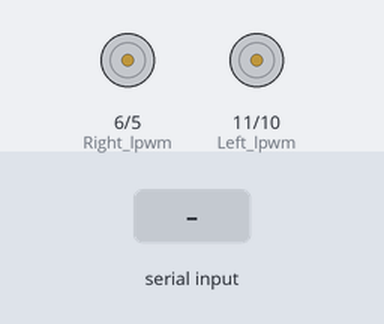
This sketch was run on a simulated Arduino Uno, built with avr-gcc and run on an emulated ATmega328P. Shown: motor-driver pin pairs drawn as motors (green arrow = first pin HIGH = forward, orange = second pin HIGH = backward, longer = more drive). Inputs (shaded band) come from the test bench.

Above: at 1.2 s.
1.3 s: "F" received over Serial
At 1.7 s:
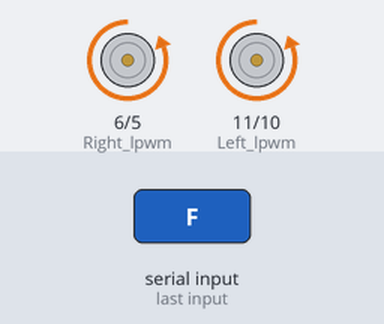
2.8 s: "R" received over Serial
At 4.0 s:
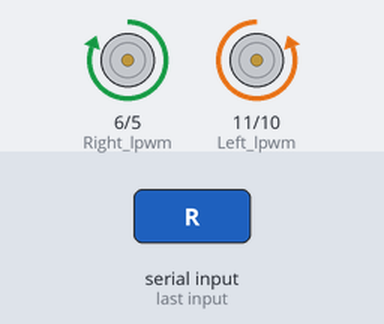
4.3 s: "L" received over Serial
At 5.2 s:
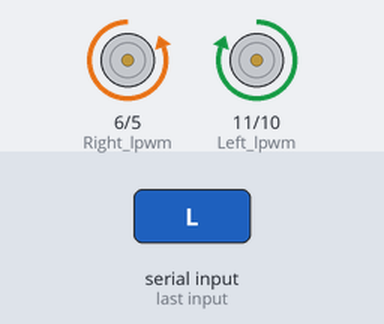
5.8 s: "B" received over Serial
At 6.3 s:
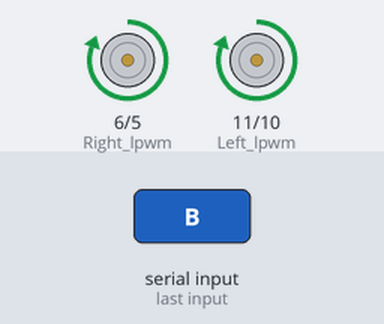
7.3 s: "G" received over Serial
At 8.5 s:
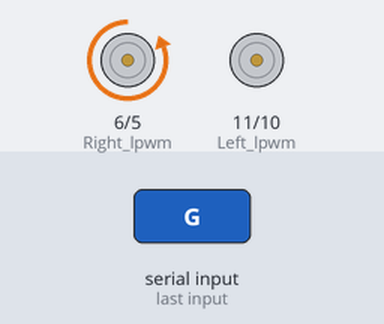
8.8 s: "I" received over Serial
At 9.8 s:
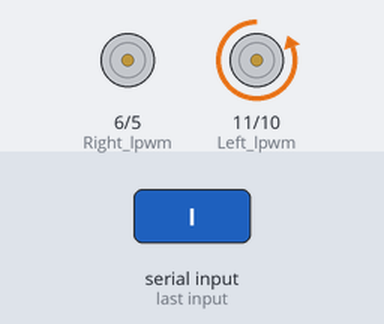
Timing chart, 0 to 11.3 s (numbered marks = the images above; inputs shaded):
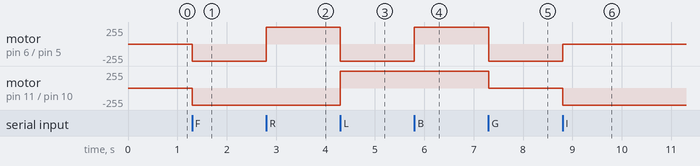

Measured:
- after the input at 1.3 s, motor on pin 6 (Right_lpwm) / pin 5 (Right_rpwm), motor on pin 11 (Left_lpwm) / pin 10 (Left_rpwm): stopped → backward 255/255 at once
- after the input at 2.8 s, motor on pin 6 (Right_lpwm) / pin 5 (Right_rpwm): backward 255/255 → forward 255/255 at once
- after the input at 4.3 s, motor on pin 6 (Right_lpwm) / pin 5 (Right_rpwm): forward 255/255 → backward 255/255 at once; motor on pin 11 (Left_lpwm) / pin 10 (Left_rpwm): backward 255/255 → forward 255/255 at once
- after the input at 5.8 s, motor on pin 6 (Right_lpwm) / pin 5 (Right_rpwm): backward 255/255 → forward 255/255 at once
- after the input at 7.3 s, motor on pin 6 (Right_lpwm) / pin 5 (Right_rpwm): forward 255/255 → backward 255/255 at once; motor on pin 11 (Left_lpwm) / pin 10 (Left_rpwm): forward 255/255 → stopped at once
- after the input at 8.8 s, motor on pin 6 (Right_lpwm) / pin 5 (Right_rpwm): backward 255/255 → stopped at once; motor on pin 11 (Left_lpwm) / pin 10 (Left_rpwm): stopped → backward 255/255 at once

The sketch:

Soccerbot_Code.ino
```cpp
int Right_rpwm=5;
int Right_lpwm=6;
int Left_rpwm=10;
int Left_lpwm=11;
char bt=0;


void setup() {
  // put your setup code here, to run once:
  pinMode(Right_rpwm,OUTPUT);
  pinMode(Right_lpwm,OUTPUT);
  pinMode(Left_rpwm,OUTPUT);
  pinMode(Left_lpwm,OUTPUT);
  Serial.begin(9600);
}

void loop() {
  // put your main code here, to run repeatedly:
  control();
}

void control() {
  if (Serial.available()>0) {
   bt = Serial.read();
   if (bt == 'F'){
  digitalWrite(Right_rpwm,1000);
  digitalWrite(Right_lpwm,0);
  digitalWrite(Left_rpwm,1000);
  digitalWrite(Left_lpwm,0);
  }

    else if (bt == 'S')     //stop!
    {
  digitalWrite(Right_rpwm,0);
  digitalWrite(Right_lpwm,0);
  digitalWrite(Left_rpwm,0);
  digitalWrite(Left_lpwm,0);
    }
    else if (bt == 'R')    //right
    {
  digitalWrite(Right_rpwm,0);
  digitalWrite(Right_lpwm,800);
  digitalWrite(Left_rpwm,800);
  digitalWrite(Left_lpwm,0);
    }
    else if (bt == 'L')     //left
    {
      digitalWrite(Right_rpwm,800);
  digitalWrite(Right_lpwm,0);
  digitalWrite(Left_rpwm,0);
  digitalWrite(Left_lpwm,800);
    }
    else if (bt == 'B')     //left
    {
      digitalWrite(Right_rpwm,0);
  digitalWrite(Right_lpwm,1000);
  digitalWrite(Left_rpwm,0);
  digitalWrite(Left_lpwm,1000);
    }
    else if (bt == 'G')     //left
    {
      digitalWrite(Right_rpwm,800);
  digitalWrite(Right_lpwm,0);
  digitalWrite(Left_rpwm,0);
  digitalWrite(Left_lpwm,0);
    }
    else if (bt == 'I')     //left
    {
      digitalWrite(Right_rpwm,0);
  digitalWrite(Right_lpwm,0);
  digitalWrite(Left_rpwm,800);
  digitalWrite(Left_lpwm,0);
    }
    else if (bt == 'H')     //left
    {
      digitalWrite(Right_rpwm,0);
  digitalWrite(Right_lpwm,800);
  digitalWrite(Left_rpwm,0);
  digitalWrite(Left_lpwm,0);
    }
    else if (bt == 'J')     //left
    {
      digitalWrite(Right_rpwm,0);
  digitalWrite(Right_lpwm,0);
  digitalWrite(Left_rpwm,0);
  digitalWrite(Left_lpwm,800);
    }

  }
}
```
